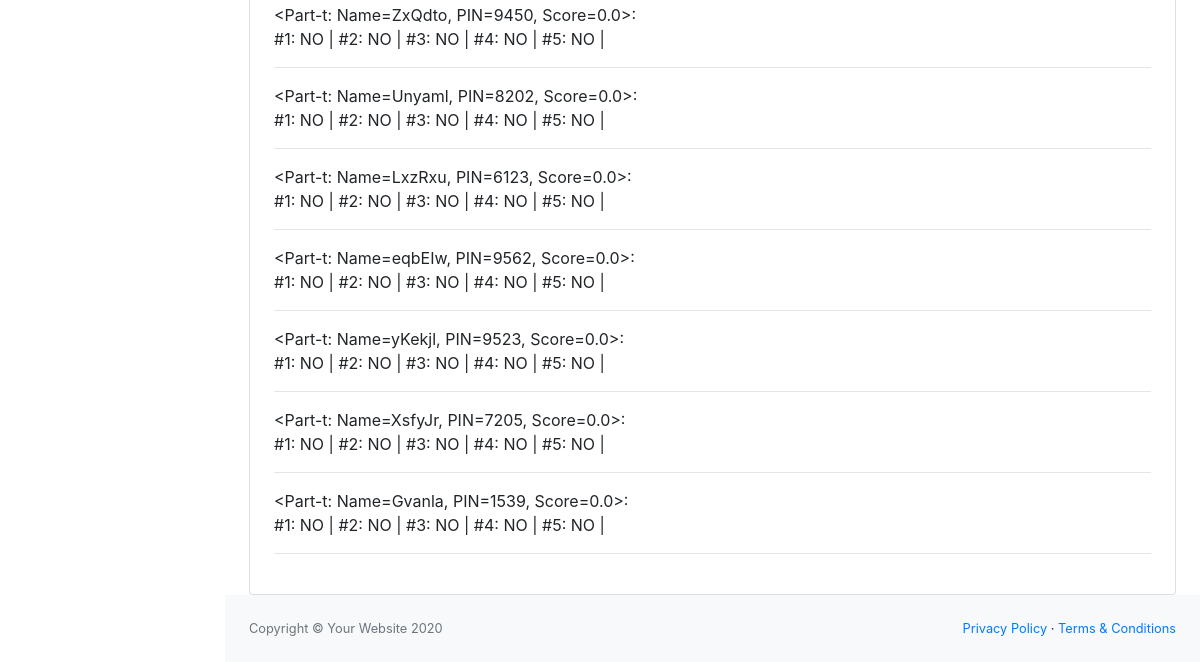
/e/1/results/ (lower part), run on an earlier commit of the app's database.
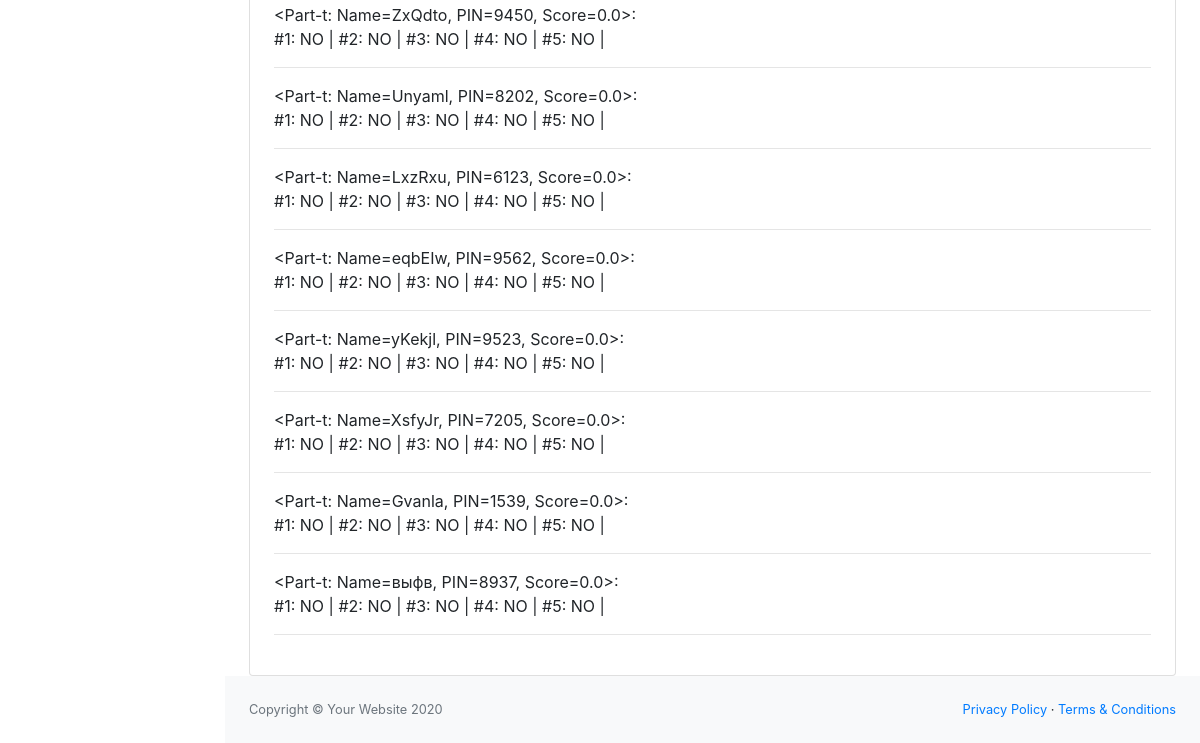
And on a later commit of the database.
### events/models.py (models this page shows, shortened)
class Participant(models.Model):
    first_name = models.CharField(max_length=32)
    last_name = models.CharField(max_length=32)
    birth_year = models.IntegerField(null=True)
    city = models.CharField(null=True, max_length=32)
    team = models.CharField(null=True, max_length=32)
    GRADE_BR = 'BR'
    GRADE_3YOUTH = '3Y'
    GRADE_2YOUTH = '2Y'
    GRADE_1YOUTH = '1Y'
    GRADE_3 = '3C'
    GRADE_2 = '2C'
    GRADE_1 = '1C'
    GRADE_KMS = 'KMS'
    GRADE_MS = 'MS'
    GRADE_MSMK = 'MSMK'
    GRADES = [
        (GRADE_BR, 'б/р'),
        (GRADE_3YOUTH, '3 ю.р.'),
        (GRADE_2YOUTH, '2 ю.р.'),
        (GRADE_1YOUTH, '1 ю.р.'),
        (GRADE_3, '3 сп.р.'),
        (GRADE_2, '2 сп.р.'),
        (GRADE_1, '1 сп.р.'),
        (GRADE_KMS, 'КМС'),
        (GRADE_MS, 'МС'),
        (GRADE_MSMK, 'МСМК'),
    ]
    grade = models.CharField(max_length=4, choices=GRADES, default=GRADE_BR)
    event = models.ForeignKey(Event, on_delete=models.CASCADE, related_name='participant')
    pin = models.PositiveSmallIntegerField(null=True)
    score = models.FloatField(default=0)
    is_entered_result = models.BooleanField(default=False)
    def __str__(self):
        return f'<Part-t: Name={self.last_name}, PIN={self.pin}, Score={self.score}>'

class Accent(models.Model):
    ACCENT_NO = 'NO'
    ACCENT_FLASH = 'FL'
    ACCENT_REDPOINT = 'RP'
    ACCENT_TYPE = [
        (ACCENT_NO, '-'),
        (ACCENT_FLASH, 'FLASH'),
        (ACCENT_REDPOINT, 'REDPOINT'),
    ]
    accent = models.CharField(max_length=2, choices=ACCENT_TYPE, default=ACCENT_NO)
    route = models.ForeignKey(Route, on_delete=models.CASCADE, related_name='accent')
    participant = models.ForeignKey(Participant, on_delete=models.CASCADE, related_name='accent')
    event = models.ForeignKey(Event, on_delete=models.CASCADE, related_name='accent')

class Route(models.Model):
    points = models.FloatField(default=1)
    number = models.IntegerField()
    event = models.ForeignKey(Event, on_delete=models.CASCADE, related_name='route')

### events/views.py (the view)
# urls.py: path('e/<int:event_id>/results/', views.EventResultsView.as_view(), name='event_results'),
class EventResultsView(views.View):
    @staticmethod
    def get(request, event_id):
        event = Event.objects.get(id=event_id)
        return render(
            request=request,
            template_name='events/event-results.html',
            context={
                'event': event,
                'participants': event.participant.all(),
            }
        )

### events/templates/events/event-results.html (shortened to what this page needs)
{% extends 'events/event-base.html' %}
{% block content %}
{% for participant in participants %}
  {{ participant }}:<br>
    {% for accent in participant.accent.all %}
     #{{ accent.route.number }}: {{ accent.accent }} |
    {% endfor %}
  <hr>
{% endfor %}
{% endblock %}

### events/templates/events/event-base.html (shortened to what this page needs)
{% extends 'events/test/base.html' %}
{% block container %}
<div class="card card-body px-4 pb-4">
  <section class="tab-pane fade show active">
    {% block content %} {% endblock %}
  </section>
</div>
{% endblock %}

### events/templates/events/test/base.html (shortened to what this page needs)
<!DOCTYPE html>
<html lang="en">
<head>
  <link type="text/css" href="/static/events/css/styles.css" rel="stylesheet"/>
  <link href="https://cdn.datatables.net/1.10.20/css/dataTables.bootstrap4.min.css"
        rel="stylesheet"/>
</head>
<body class="sb-nav-fixed">
<div id="layoutSidenav">
  <div id="layoutSidenav_content">
    <main>
      <div class="container-fluid">
        {% block container %} {% endblock %}
      </div>
    </main>
    <footer class="py-4 bg-light mt-auto">
      <div class="container-fluid">
        <div class="d-flex align-items-center justify-content-between small">
          <div class="text-muted">Copyright &copy; Your Website 2020</div>
          <div>
            <a href="#">Privacy Policy</a>
            &middot;
            <a href="#">Terms &amp; Conditions</a>
          </div>
        </div>
      </div>
    </footer>
  </div>
</div>
</body>
</html>

### events/templates/events/snippet-side-navbar.html (shortened to what this page needs)
{% load active_link_tags %}

What changed in the data, as far as the page shows it:
added Participant: last_name+pin+score "<Part-t: Name=выфв, PIN=8937, Score=0.0>"
added Accent: route.number "1", accent "NO", shown under "<Part-t: Name=выфв, PIN=8937, Score=0.0>"
added Accent: route.number "2", accent "NO", shown under "<Part-t: Name=выфв, PIN=8937, Score=0.0>"
added Accent: route.number "3", accent "NO", shown under "<Part-t: Name=выфв, PIN=8937, Score=0.0>"
added Accent: route.number "4", accent "NO", shown under "<Part-t: Name=выфв, PIN=8937, Score=0.0>"
added Accent: route.number "5", accent "NO", shown under "<Part-t: Name=выфв, PIN=8937, Score=0.0>"
